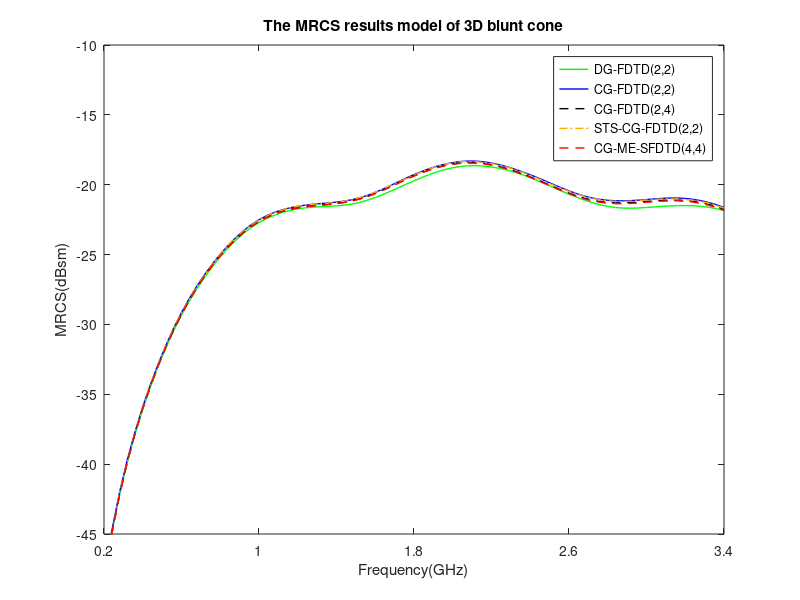
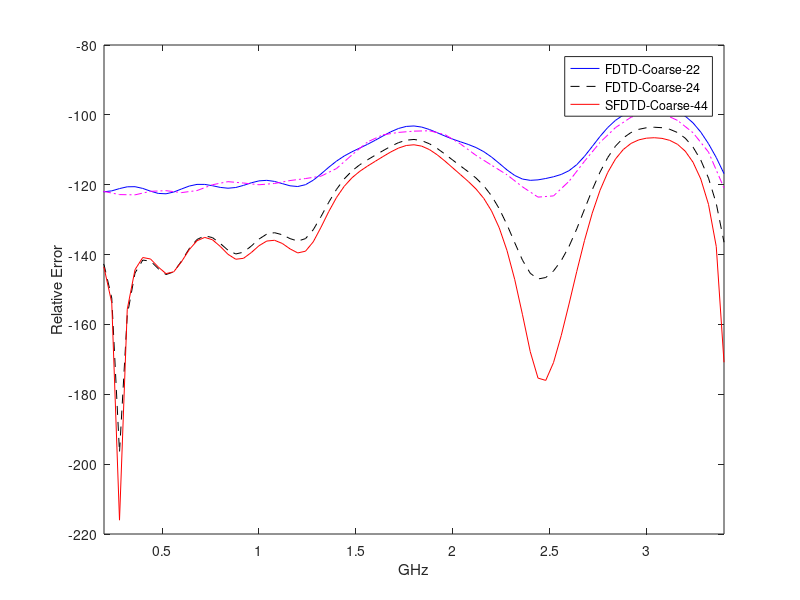

Write MATLAB code to recreate these figures, in order.
clc;
clear;
close all;

load('T_3')
load('FDTD1')
figure(1)
plot(0.04*(1:1:85),T_3(1:1:85,1),'-g', 'LineWidth', 1)
hold on
plot(0.04*(1:1:85),T_3(1:1:85,2),'-b', 'LineWidth', 1)
hold on
plot(0.04*(1:1:85),T_3(1:1:85,3),'--k', 'LineWidth', 1)
hold on
plot(0.04*(1:2:85),MEFDTD(1:2:85,1),'-.','Color', [1, 0.647, 0], 'LineWidth', 1)
hold on
plot(0.04*(1:1:85),T_3(1:1:85,4),'--r', 'LineWidth', 1)


axis([0.2 3.4 -45 -10 ])
xticks([0.2 1.0 1.8 2.6 3.4]);
% axis([2.7 3.4 -22 -20.5 ])
legend({'DG-FDTD(2,2)','CG-FDTD(2,2)','CG-FDTD(2,4)','STS-CG-FDTD(2,2)','CG-ME-SFDTD(4,4)'},'Location', 'best');
xlabel('Frequency(GHz)')
ylabel('MRCS(dBsm)')
title('The MRCS results model of 3D blunt cone')


E_F_22 = T_3(:,2)-T_3(:,1);
E_F_24 = T_3(:,3)-T_3(:,1);
E_F_44 = T_3(:,4)-T_3(:,1);
E_F_225 = MEFDTD(:,1)-T_3(:,1);

figure(23)
plot(0.04*(1:1:85),20*log(abs(E_F_22(1:1:85))/max(abs(T_3(:,1)))),'-b')
hold on
plot(0.04*(1:1:85),20*log(abs(E_F_24(1:1:85))/max(abs(T_3(:,1)))),'--k')
hold on
plot(0.04*(1:1:85),20*log(abs(E_F_44(1:1:85))/max(abs(T_3(:,1)))),'-r')
hold on
plot(0.04*(1:2:85),20*log(abs(E_F_225(1:2:85))/max(abs(T_3(:,1)))),'-.m')
axis([0.2 3.4 -220 -80])
legend('FDTD-Coarse-22','FDTD-Coarse-24','SFDTD-Coarse-44')
xlabel('GHz')
ylabel('Relative Error')






